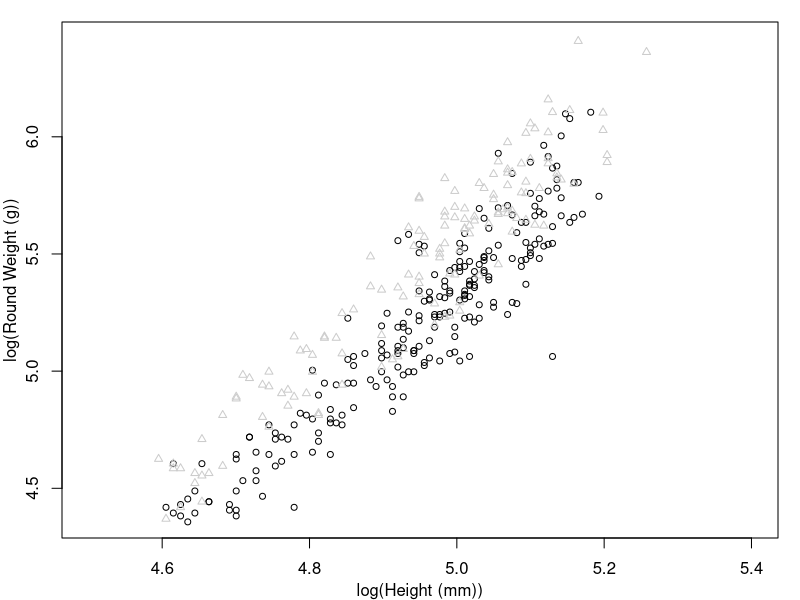

The R script that drew this image: (Note: this script raises an error after producing the figure.)
# load ----
library(tidyverse)
theme_set(theme_bw()+ 
            theme(panel.grid.major = element_blank(),
                  panel.grid.minor = element_blank()))
# data ----
#clean up event data- change names and data types etc.
events <- read.csv('./data/events_2016_161027.csv')
events %>% mutate(ID = gsub(" ", "", STATION_ID),date = as.Date(DATE_SET, format='%m-%d-%Y'),
                  year = as.numeric(format(date, "%Y"))) %>% 
  select(year=year, date=date, Event = EVENT_ID, District = DISTRICT, 
         Dredge = DREDGE_ID, Bed = BED_SW, Type = STATION_TYPE, ID = ID, 
         slat = START_LATITUDE, slon=START_LONGITUDE, sdepth = DEPTH_START_F, 
         stime = START_TIME, speed=TOW_SPEED, maxdepth=Max_Dpth_fa, mindepth=Min_Dpth_fa, 
         elat=END_LATITUDE, elon=END_LONGITUDE, edepth=DEPTH_END_F, etime=END_TIME, 
         calc_length=TOW_LENGTH_CALC, field_length=TOW_LENGTH_FIELD,length=TOW_LENGTH_DESIGNATED,
         performance=GEAR_PERFORMANCE_CODE_SW) %>% 
  filter (performance == 1, Type != "Ancillary") -> event

catch <- read.csv('./data/catchComp_2016_161027.csv')
catch %>% select(Event = EVENT_ID, species=RACE_CODE, 
                 size_class=SCAL_SIZE_CLASS, count=COUNT,
                 sample_wt=SAMPLE_WT_KG, cond = CONDITION_CODE_RII, 
                 sample_type = SAMPLE_TYPE)  %>%
  filter (Event %in% event$Event) -> catch

awl <- read.csv('./data/awl_2016_161027.csv')
awl %>% select(Event = EVENT_ID, species=RACE_CODE, weight=WHOLE_WT_GRAMS, SC = SCAL_SIZE_CLASS, meat = MEAT_WEIGHT_GRAMS,
               worm=SHELL_WORM_SW, height=SHELL_HEIGHT_MM, sex=SEX_SW, 
               gonad_cond=SCAL_GONAD_COND, blister=MUD_BLISTER_SW, 
               meat_cond=MEAT_CONDITION_SW, clapper = CLAPPER, 
               sample_type = SAMPLE_TYPE) %>%
  filter (Event %in% event$Event, species == 74120, is.na(clapper), !is.na(weight)) -> awl

##plot KHS1 WW/SH and MRR by month ----
#awl %>% filter(SC == 1) -> awl  # larges only for plots emailed. 
awl %>% left_join(event) -> awl 
awl$Month <- factor(months(awl$date), levels = c("January","February","March", "April","May","June","July","August","September", "October","November","December"))
#filter(awl, Month != "April") -> awl
awl$WH <- awl$weight/awl$height
filter(awl, Month == "May", Bed == "KSH1") -> may
filter(awl, Month == "July", Bed == "KSH1") -> july
par(mar=c(3.1,3.1,1.1,1.1), mgp = c(2.1,1,0))
plot(log(may$weight) ~ log(may$height), col = 'gray80', xlim = c(4.5, 5.4), 
     main = "", xlab = "log(Height (mm))", ylab = "log(Round Weight (g))", type = "n")
points(log(july$weight) ~ log(july$height), col = 'black', add = T, cex = .8 )
points(log(may$weight) ~ log(may$height), col = 'gray80', add = T, cex = .8, pch = 2)
legend(locator(1), c("May", "July"), col= c('gray80','black'), cex = c(.8,.8), pch = c(2,1), bty = 'n')
mod.may <- lm(log(may$weight) ~ log(may$height))
abline(mod.may, add = T, col = "gray80")
mod.july <- lm(log(july$weight) ~ log(july$height))
abline(mod.july, add = T, col = 'black')


#densitiy plot weight/height KSH1 
 qplot(WH, data=awl, geom="density", fill=Month, alpha=I(.5),
       xlab="Weight/Height",
      ylab="Density") -> m
 m + scale_fill_manual(values=c("lightblue1", "plum2", "lightsalmon1"))
      
#Density plot of MRR (MW/WW) by month 
awl$MR <- awl$meat/awl$weight 
qplot(MR,  data=awl, geom="density", fill=Month, alpha=I(.5),
      xlab="Meat Weight/ Round Weight",
      ylab="Density") -> mr
mr + scale_fill_manual(values=c( "#f0f0f0",  "#bdbdbd", "#636363")) + theme(legend.position=c(.75, .75))


